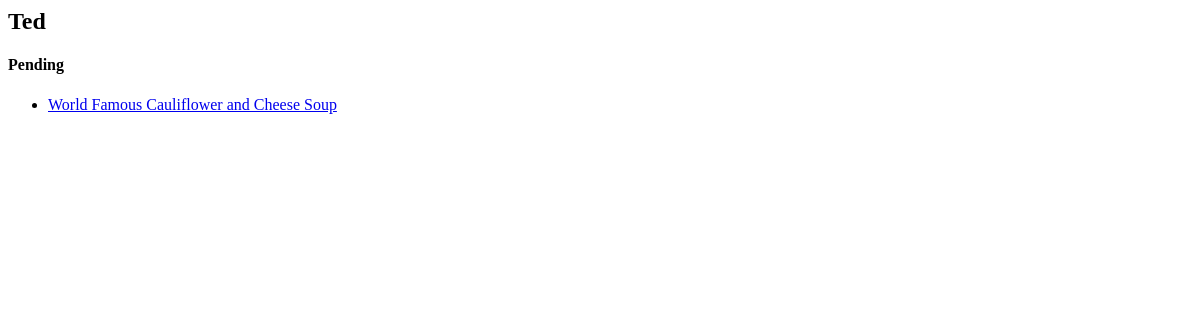
The app's page /author/2/, older data.
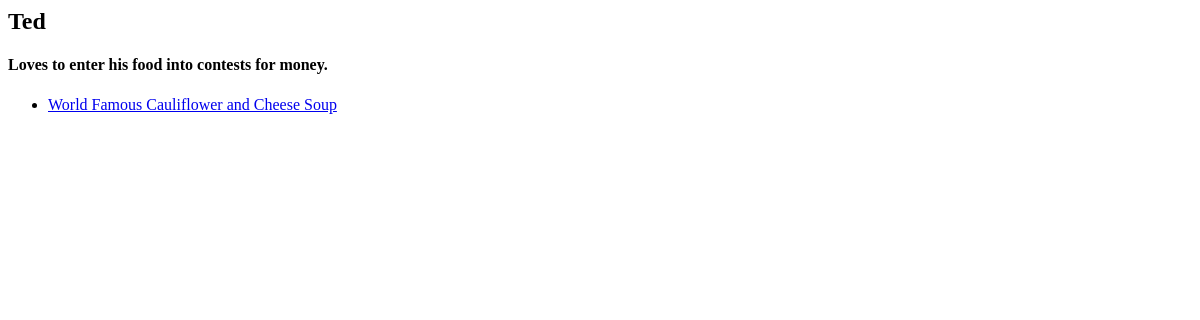
The same page, newer data.
### homepage/models.py (models this page shows, shortened)
class Author(models.Model):
    name = models.CharField(max_length=80)
    bio = models.TextField(default="Pending")

### homepage/views.py (the view)
# urls.py: path('author/<int:post_id>/', author_details),
def author_details(request, post_id):
    html = "author_details.html"
    my_author = Author.objects.filter(id=post_id).first()
    my_recipe = Recipe.objects.filter(author=my_author.id)
    return render(request, html, {"post": my_author, "recipes": my_recipe})

### templates/author_details.html
<div class="container">
       {% if not post %}
        <h1>The author you are looking for is non existent!</h1>
        {% else %}
        <h2>{{ post.name}}</h2>
        <h4>{{ post.bio}}</h4>
           {% for recipe in recipes %}
        <ul>
            <li><a href="/post/{{ post.id }}/">{{ recipe.title }}</a></li>
        </ul>
           {% endfor %}
    {% endif %}
</div>

Row changes from the older to the newer data that the page shows:
changed Author "Ted": bio "Pending" → "Loves to enter his food into contests for money."
